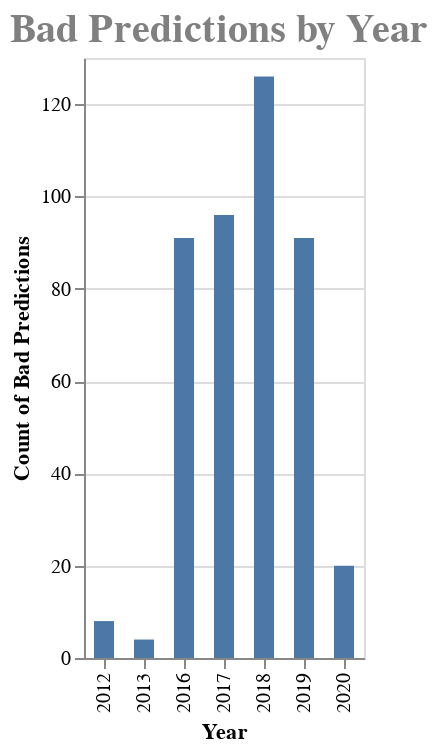

Notebook code cell kept with this figure:
### Code cell
alt.Chart(bad_dates2).mark_bar(size=10).encode(
    x= alt.X('Year:O'),
    y= alt.Y('Close', axis=alt.Axis(title='Count of Bad Predictions'))
).properties(
    title = "Bad Predictions by Year"
).configure_title(
    fontSize=20,
    font='Courier',
    anchor='start',
    color='gray'
)

### Figure 1 — Vega-Lite specification as saved in the notebook (floating-point values rounded to 4 significant figures)
{"config": {"view": {"continuousWidth": 400, "continuousHeight": 300}, "title": {"anchor": "start", "color": "gray", "font": "Courier", "fontSize": 20}}, "data": {"name": "data-5cfcf59d369caa9bc7ffb7a815003d0c"}, "mark": {"type": "bar", "size": 10}, "encoding": {"x": {"type": "ordinal", "field": "Year"}, "y": {"type": "quantitative", "axis": {"title": "Count of Bad Predictions"}, "field": "Close"}}, "title": "Bad Predictions by Year", "$schema": "https://vega.github.io/schema/vega-lite/v4.8.1.json", "datasets": {"data-5cfcf59d369caa9bc7ffb7a815003d0c": [{"Open": 8, "High": 8, "Low": 8, "Close": 8, "Volume_(BTC)": 8, "Volume_(Currency)": 8, "Weighted_Price": 8, "day": 8, "S&P500": 8, "Nikkiei": 8, "Month": 8, "Bad Guess": 8, "Year": 2012}, {"Open": 4, "High": 4, "Low": 4, "Close": 4, "Volume_(BTC)": 4, "Volume_(Currency)": 4, "Weighted_Price": 4, "day": 4, "S&P500": 4, "Nikkiei": 4, "Month": 4, "Bad Guess": 4, "Year": 2013}, {"Open": 91, "High": 91, "Low": 91, "Close": 91, "Volume_(BTC)": 91, "Volume_(Currency)": 91, "Weighted_Price": 91, "day": 91, "S&P500": 91, "Nikkiei": 91, "Month": 91, "Bad Guess": 91, "Year": 2016}, {"Open": 96, "High": 96, "Low": 96, "Close": 96, "Volume_(BTC)": 96, "Volume_(Currency)": 96, "Weighted_Price": 96, "day": 96, "S&P500": 96, "Nikkiei": 96, "Month": 96, "Bad Guess": 96, "Year": 2017}, {"Open": 126, "High": 126, "Low": 126, "Close": 126, "Volume_(BTC)": 126, "Volume_(Currency)": 126, "Weighted_Price": 126, "day": 126, "S&P500": 126, "Nikkiei": 126, "Month": 126, "Bad Guess": 126, "Year": 2018}, {"Open": 91, "High": 91, "Low": 91, "Close": 91, "Volume_(BTC)": 91, "Volume_(Currency)": 91, "Weighted_Price": 91, "day": 91, "S&P500": 91, "Nikkiei": 91, "Month": 91, "Bad Guess": 91, "Year": 2019}, {"Open": 20, "High": 20, "Low": 20, "Close": 20, "Volume_(BTC)": 20, "Volume_(Currency)": 20, "Weighted_Price": 20, "day": 20, "S&P500": 20, "Nikkiei": 20, "Month": 20, "Bad Guess": 20, "Year": 2020}]}}
